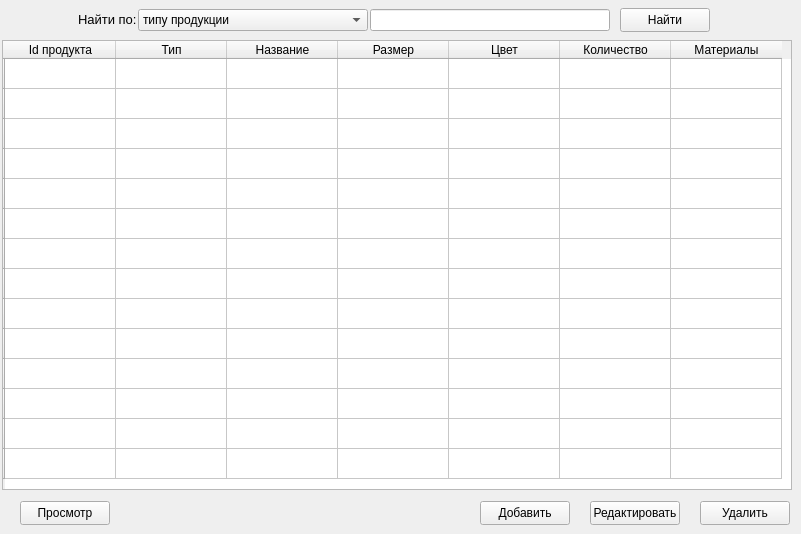
    <widget class="QWidget" name="tab">
     <attribute name="title">
      <string>Готовая продукция</string>
     </attribute>
     <widget class="QTableWidget" name="table1_Products">
      <property name="geometry">
       <rect>
        <x>2</x>
        <y>40</y>
        <width>790</width>
        <height>450</height>
       </rect>
      </property>
      <property name="sortingEnabled">
       <bool>true</bool>
      </property>
      <attribute name="horizontalHeaderDefaultSectionSize">
       <number>111</number>
      </attribute>
      <attribute name="horizontalHeaderMinimumSectionSize">
       <number>33</number>
      </attribute>
      <row>
       <property name="text">
        <string/>
       </property>
      </row>
      <row>
       <property name="text">
        <string/>
       </property>
      </row>
      <row>
       <property name="text">
        <string/>
       </property>
      </row>
      <row>
       <property name="text">
        <string/>
       </property>
      </row>
      <row>
       <property name="text">
        <string/>
       </property>
      </row>
      <row>
       <property name="text">
        <string/>
       </property>
      </row>
      <row>
       <property name="text">
        <string/>
       </property>
      </row>
      <row>
       <property name="text">
        <string/>
       </property>
      </row>
      <row>
       <property name="text">
        <string/>
       </property>
      </row>
      <row>
       <property name="text">
        <string/>
       </property>
      </row>
      <row>
       <property name="text">
        <string/>
       </property>
      </row>
      <row>
       <property name="text">
        <string/>
       </property>
      </row>
      <row>
       <property name="text">
        <string/>
       </property>
      </row>
      <row>
       <property name="text">
        <string/>
       </property>
      </row>
      <column>
       <property name="text">
        <string>Id продукта</string>
       </property>
      </column>
      <column>
       <property name="text">
        <string>Тип</string>
       </property>
      </column>
      <column>
       <property name="text">
        <string>Название</string>
       </property>
      </column>
      <column>
       <property name="text">
        <string>Размер</string>
       </property>
      </column>
      <column>
       <property name="text">
        <string>Цвет</string>
       </property>
      </column>
      <column>
       <property name="text">
        <string>Количество</string>
       </property>
      </column>
      <column>
       <property name="text">
        <string>Материалы</string>
       </property>
      </column>
     </widget>
     <widget class="QLabel" name="label">
      <property name="geometry">
       <rect>
        <x>78</x>
        <y>10</y>
        <width>110</width>
        <height>20</height>
       </rect>
      </property>
      <property name="text">
       <string>&lt;html&gt;&lt;head/&gt;&lt;body&gt;&lt;p&gt;&lt;span style=&quot; font-size:10pt;&quot;&gt;Найти по:&lt;/span&gt;&lt;/p&gt;&lt;/body&gt;&lt;/html&gt;</string>
      </property>
     </widget>
     <widget class="QComboBox" name="comboBox">
      <property name="geometry">
       <rect>
        <x>138</x>
        <y>9</y>
        <width>230</width>
        <height>22</height>
       </rect>
      </property>
      <item>
       <property name="text">
        <string>типу продукции</string>
       </property>
      </item>
      <item>
       <property name="text">
        <string>названию</string>
       </property>
      </item>
      <item>
       <property name="text">
        <string>коду товара</string>
       </property>
      </item>
      <item>
       <property name="text">
        <string>размеру</string>
       </property>
      </item>
      <item>
       <property name="text">
        <string>цвету</string>
       </property>
      </item>
     </widget>
     <widget class="QPushButton" name="pushButton">
      <property name="geometry">
       <rect>
        <x>620</x>
        <y>8</y>
        <width>90</width>
        <height>24</height>
       </rect>
      </property>
      <property name="text">
       <string>Найти</string>
      </property>
     </widget>
     <widget class="QLineEdit" name="lineEdit">
      <property name="geometry">
       <rect>
        <x>370</x>
        <y>9</y>
        <width>240</width>
        <height>22</height>
       </rect>
      </property>
     </widget>
     <widget class="QPushButton" name="pushButton_2">
      <property name="geometry">
       <rect>
        <x>20</x>
        <y>501</y>
        <width>90</width>
        <height>24</height>
       </rect>
      </property>
      <property name="text">
       <string>Просмотр</string>
      </property>
     </widget>
     <widget class="QPushButton" name="pushButton_3">
      <property name="geometry">
       <rect>
        <x>480</x>
        <y>501</y>
        <width>90</width>
        <height>24</height>
       </rect>
      </property>
      <property name="text">
       <string>Добавить</string>
      </property>
     </widget>
     <widget class="QPushButton" name="pushButton_Change">
      <property name="geometry">
       <rect>
        <x>590</x>
        <y>501</y>
        <width>90</width>
        <height>24</height>
       </rect>
      </property>
      <property name="text">
       <string>Редактировать</string>
      </property>
     </widget>
     <widget class="QPushButton" name="pushButton_5">
      <property name="geometry">
       <rect>
        <x>700</x>
        <y>501</y>
        <width>90</width>
        <height>24</height>
       </rect>
      </property>
      <property name="text">
       <string>Удалить</string>
      </property>
     </widget>
    </widget>
